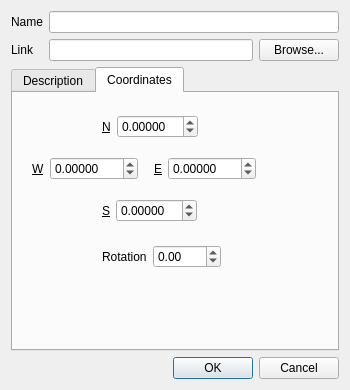
<?xml version="1.0" encoding="UTF-8"?>
<ui version="4.0">
 <class>UiEditGroundOverlayDialog</class>
 <widget class="QDialog" name="UiEditGroundOverlayDialog">
  <property name="geometry">
   <rect>
    <x>0</x>
    <y>0</y>
    <width>350</width>
    <height>390</height>
   </rect>
  </property>
  <property name="windowTitle">
   <string>Dialog</string>
  </property>
  <layout class="QVBoxLayout" name="verticalLayout_2">
   <item>
    <layout class="QGridLayout" name="gridLayout">
     <item row="0" column="0">
      <widget class="QLabel" name="name_lbl">
       <property name="text">
        <string>Name</string>
       </property>
       <property name="buddy">
        <cstring>m_name</cstring>
       </property>
      </widget>
     </item>
     <item row="0" column="1" colspan="2">
      <widget class="QLineEdit" name="m_name"/>
     </item>
     <item row="1" column="0">
      <widget class="QLabel" name="link_lbl">
       <property name="text">
        <string>Link</string>
       </property>
      </widget>
     </item>
     <item row="1" column="1">
      <widget class="QLineEdit" name="m_link"/>
     </item>
     <item row="1" column="2">
      <widget class="QPushButton" name="m_browseButton">
       <property name="text">
        <string>Browse...</string>
       </property>
      </widget>
     </item>
    </layout>
   </item>
   <item>
    <widget class="QTabWidget" name="tabWidget">
     <property name="currentIndex">
      <number>1</number>
     </property>
     <widget class="QWidget" name="m_descriptionTab">
      <attribute name="title">
       <string>Description</string>
      </attribute>
      <layout class="QVBoxLayout" name="verticalLayout_4">
       <item>
        <widget class="QTextEdit" name="m_description"/>
       </item>
      </layout>
     </widget>
     <widget class="QWidget" name="tab_2">
      <attribute name="title">
       <string>Coordinates</string>
      </attribute>
      <layout class="QVBoxLayout" name="verticalLayout">
       <item>
        <spacer name="verticalSpacer_2">
         <property name="orientation">
          <enum>Qt::Vertical</enum>
         </property>
         <property name="sizeType">
          <enum>QSizePolicy::Fixed</enum>
         </property>
         <property name="sizeHint" stdset="0">
          <size>
           <width>278</width>
           <height>13</height>
          </size>
         </property>
        </spacer>
       </item>
       <item>
        <layout class="QHBoxLayout" name="horizontalLayout">
         <item>
          <spacer name="horizontalSpacer_2">
           <property name="orientation">
            <enum>Qt::Horizontal</enum>
           </property>
           <property name="sizeType">
            <enum>QSizePolicy::Fixed</enum>
           </property>
           <property name="sizeHint" stdset="0">
            <size>
             <width>80</width>
             <height>20</height>
            </size>
           </property>
          </spacer>
         </item>
         <item>
          <widget class="QLabel" name="m_northLabel">
           <property name="sizePolicy">
            <sizepolicy hsizetype="Fixed" vsizetype="Fixed">
             <horstretch>0</horstretch>
             <verstretch>0</verstretch>
            </sizepolicy>
           </property>
           <property name="maximumSize">
            <size>
             <width>9</width>
             <height>15</height>
            </size>
           </property>
           <property name="font">
            <font>
             <underline>true</underline>
            </font>
           </property>
           <property name="text">
            <string>N</string>
           </property>
          </widget>
         </item>
         <item>
          <widget class="QDoubleSpinBox" name="m_north">
           <property name="sizePolicy">
            <sizepolicy hsizetype="Fixed" vsizetype="Fixed">
             <horstretch>0</horstretch>
             <verstretch>0</verstretch>
            </sizepolicy>
           </property>
           <property name="maximumSize">
            <size>
             <width>92</width>
             <height>23</height>
            </size>
           </property>
           <property name="decimals">
            <number>5</number>
           </property>
           <property name="minimum">
            <double>-90.000000000000000</double>
           </property>
           <property name="maximum">
            <double>90.000000000000000</double>
           </property>
          </widget>
         </item>
         <item>
          <spacer name="horizontalSpacer_3">
           <property name="orientation">
            <enum>Qt::Horizontal</enum>
           </property>
           <property name="sizeHint" stdset="0">
            <size>
             <width>88</width>
             <height>20</height>
            </size>
           </property>
          </spacer>
         </item>
        </layout>
       </item>
       <item>
        <spacer name="verticalSpacer_4">
         <property name="orientation">
          <enum>Qt::Vertical</enum>
         </property>
         <property name="sizeType">
          <enum>QSizePolicy::Fixed</enum>
         </property>
         <property name="sizeHint" stdset="0">
          <size>
           <width>278</width>
           <height>13</height>
          </size>
         </property>
        </spacer>
       </item>
       <item>
        <layout class="QHBoxLayout" name="horizontalLayout_2">
         <item>
          <spacer name="horizontalSpacer_8">
           <property name="orientation">
            <enum>Qt::Horizontal</enum>
           </property>
           <property name="sizeType">
            <enum>QSizePolicy::Fixed</enum>
           </property>
           <property name="sizeHint" stdset="0">
            <size>
             <width>10</width>
             <height>20</height>
            </size>
           </property>
          </spacer>
         </item>
         <item>
          <layout class="QHBoxLayout" name="horizontalLayout_4">
           <item>
            <widget class="QLabel" name="m_westLabel">
             <property name="sizePolicy">
              <sizepolicy hsizetype="Minimum" vsizetype="Fixed">
               <horstretch>0</horstretch>
               <verstretch>0</verstretch>
              </sizepolicy>
             </property>
             <property name="maximumSize">
              <size>
               <width>12</width>
               <height>13</height>
              </size>
             </property>
             <property name="font">
              <font>
               <underline>true</underline>
              </font>
             </property>
             <property name="text">
              <string>W</string>
             </property>
            </widget>
           </item>
           <item>
            <widget class="QDoubleSpinBox" name="m_west">
             <property name="sizePolicy">
              <sizepolicy hsizetype="Fixed" vsizetype="Fixed">
               <horstretch>0</horstretch>
               <verstretch>0</verstretch>
              </sizepolicy>
             </property>
             <property name="maximumSize">
              <size>
               <width>99</width>
               <height>23</height>
              </size>
             </property>
             <property name="decimals">
              <number>5</number>
             </property>
             <property name="minimum">
              <double>-180.000000000000000</double>
             </property>
             <property name="maximum">
              <double>180.000000000000000</double>
             </property>
            </widget>
           </item>
          </layout>
         </item>
         <item>
          <spacer name="horizontalSpacer">
           <property name="orientation">
            <enum>Qt::Horizontal</enum>
           </property>
           <property name="sizeType">
            <enum>QSizePolicy::Fixed</enum>
           </property>
           <property name="sizeHint" stdset="0">
            <size>
             <width>10</width>
             <height>20</height>
            </size>
           </property>
          </spacer>
         </item>
         <item>
          <layout class="QHBoxLayout" name="horizontalLayout_3">
           <item>
            <widget class="QLabel" name="m_eastLabel">
             <property name="sizePolicy">
              <sizepolicy hsizetype="Fixed" vsizetype="Fixed">
               <horstretch>0</horstretch>
               <verstretch>0</verstretch>
              </sizepolicy>
             </property>
             <property name="maximumSize">
              <size>
               <width>8</width>
               <height>33</height>
              </size>
             </property>
             <property name="font">
              <font>
               <underline>true</underline>
              </font>
             </property>
             <property name="text">
              <string>E</string>
             </property>
            </widget>
           </item>
           <item>
            <widget class="QDoubleSpinBox" name="m_east">
             <property name="sizePolicy">
              <sizepolicy hsizetype="Fixed" vsizetype="Fixed">
               <horstretch>0</horstretch>
               <verstretch>0</verstretch>
              </sizepolicy>
             </property>
             <property name="maximumSize">
              <size>
               <width>100</width>
               <height>23</height>
              </size>
             </property>
             <property name="decimals">
              <number>5</number>
             </property>
             <property name="minimum">
              <double>-180.000000000000000</double>
             </property>
             <property name="maximum">
              <double>180.000000000000000</double>
             </property>
            </widget>
           </item>
          </layout>
         </item>
         <item>
          <spacer name="horizontalSpacer_9">
           <property name="orientation">
            <enum>Qt::Horizontal</enum>
           </property>
           <property name="sizeHint" stdset="0">
            <size>
             <width>18</width>
             <height>20</height>
            </size>
           </property>
          </spacer>
         </item>
        </layout>
       </item>
       <item>
        <spacer name="verticalSpacer_3">
         <property name="orientation">
          <enum>Qt::Vertical</enum>
         </property>
         <property name="sizeType">
          <enum>QSizePolicy::Fixed</enum>
         </property>
         <property name="sizeHint" stdset="0">
          <size>
           <width>278</width>
           <height>13</height>
          </size>
         </property>
        </spacer>
       </item>
       <item>
        <layout class="QHBoxLayout" name="horizontalLayout_5">
         <item>
          <spacer name="horizontalSpacer_4">
           <property name="orientation">
            <enum>Qt::Horizontal</enum>
           </property>
           <property name="sizeType">
            <enum>QSizePolicy::Fixed</enum>
           </property>
           <property name="sizeHint" stdset="0">
            <size>
             <width>80</width>
             <height>20</height>
            </size>
           </property>
          </spacer>
         </item>
         <item>
          <widget class="QLabel" name="m_southLabel">
           <property name="sizePolicy">
            <sizepolicy hsizetype="Fixed" vsizetype="Fixed">
             <horstretch>0</horstretch>
             <verstretch>0</verstretch>
            </sizepolicy>
           </property>
           <property name="maximumSize">
            <size>
             <width>9</width>
             <height>32</height>
            </size>
           </property>
           <property name="font">
            <font>
             <underline>true</underline>
             <kerning>false</kerning>
            </font>
           </property>
           <property name="text">
            <string>S</string>
           </property>
          </widget>
         </item>
         <item>
          <widget class="QDoubleSpinBox" name="m_south">
           <property name="sizePolicy">
            <sizepolicy hsizetype="Fixed" vsizetype="Fixed">
             <horstretch>0</horstretch>
             <verstretch>0</verstretch>
            </sizepolicy>
           </property>
           <property name="maximumSize">
            <size>
             <width>92</width>
             <height>23</height>
            </size>
           </property>
           <property name="decimals">
            <number>5</number>
           </property>
           <property name="minimum">
            <double>-90.000000000000000</double>
           </property>
           <property name="maximum">
            <double>90.000000000000000</double>
           </property>
          </widget>
         </item>
         <item>
          <spacer name="horizontalSpacer_5">
           <property name="orientation">
            <enum>Qt::Horizontal</enum>
           </property>
           <property name="sizeHint" stdset="0">
            <size>
             <width>40</width>
             <height>20</height>
            </size>
           </property>
          </spacer>
         </item>
        </layout>
       </item>
       <item>
        <spacer name="verticalSpacer">
         <property name="orientation">
          <enum>Qt::Vertical</enum>
         </property>
         <property name="sizeType">
          <enum>QSizePolicy::Fixed</enum>
         </property>
         <property name="sizeHint" stdset="0">
          <size>
           <width>278</width>
           <height>17</height>
          </size>
         </property>
        </spacer>
       </item>
       <item>
        <layout class="QHBoxLayout" name="horizontalLayout_6">
         <item>
          <spacer name="horizontalSpacer_7">
           <property name="orientation">
            <enum>Qt::Horizontal</enum>
           </property>
           <property name="sizeType">
            <enum>QSizePolicy::Fixed</enum>
           </property>
           <property name="sizeHint" stdset="0">
            <size>
             <width>80</width>
             <height>20</height>
            </size>
           </property>
          </spacer>
         </item>
         <item>
          <widget class="QLabel" name="m_rotationLabel">
           <property name="sizePolicy">
            <sizepolicy hsizetype="Fixed" vsizetype="Fixed">
             <horstretch>0</horstretch>
             <verstretch>0</verstretch>
            </sizepolicy>
           </property>
           <property name="maximumSize">
            <size>
             <width>52</width>
             <height>15</height>
            </size>
           </property>
           <property name="text">
            <string>Rotation</string>
           </property>
          </widget>
         </item>
         <item>
          <widget class="QDoubleSpinBox" name="m_rotation">
           <property name="sizePolicy">
            <sizepolicy hsizetype="Fixed" vsizetype="Fixed">
             <horstretch>0</horstretch>
             <verstretch>0</verstretch>
            </sizepolicy>
           </property>
           <property name="maximumSize">
            <size>
             <width>76</width>
             <height>23</height>
            </size>
           </property>
           <property name="decimals">
            <number>2</number>
           </property>
           <property name="minimum">
            <double>-360.000000000000000</double>
           </property>
           <property name="maximum">
            <double>360.000000000000000</double>
           </property>
          </widget>
         </item>
         <item>
          <spacer name="horizontalSpacer_6">
           <property name="orientation">
            <enum>Qt::Horizontal</enum>
           </property>
           <property name="sizeType">
            <enum>QSizePolicy::Expanding</enum>
           </property>
           <property name="sizeHint" stdset="0">
            <size>
             <width>40</width>
             <height>20</height>
            </size>
           </property>
          </spacer>
         </item>
        </layout>
       </item>
       <item>
        <spacer name="verticalSpacer_5">
         <property name="orientation">
          <enum>Qt::Vertical</enum>
         </property>
         <property name="sizeHint" stdset="0">
          <size>
           <width>278</width>
           <height>20</height>
          </size>
         </property>
        </spacer>
       </item>
      </layout>
     </widget>
    </widget>
   </item>
   <item>
    <widget class="QDialogButtonBox" name="buttonBox">
     <property name="orientation">
      <enum>Qt::Horizontal</enum>
     </property>
     <property name="standardButtons">
      <set>QDialogButtonBox::Cancel|QDialogButtonBox::Ok</set>
     </property>
    </widget>
   </item>
  </layout>
 </widget>
 <resources/>
 <connections>
  <connection>
   <sender>buttonBox</sender>
   <signal>accepted()</signal>
   <receiver>UiEditGroundOverlayDialog</receiver>
   <slot>accept()</slot>
   <hints>
    <hint type="sourcelabel">
     <x>240</x>
     <y>268</y>
    </hint>
    <hint type="destinationlabel">
     <x>157</x>
     <y>253</y>
    </hint>
   </hints>
  </connection>
  <connection>
   <sender>buttonBox</sender>
   <signal>rejected()</signal>
   <receiver>UiEditGroundOverlayDialog</receiver>
   <slot>reject()</slot>
   <hints>
    <hint type="sourcelabel">
     <x>240</x>
     <y>268</y>
    </hint>
    <hint type="destinationlabel">
     <x>244</x>
     <y>253</y>
    </hint>
   </hints>
  </connection>
 </connections>
</ui>
